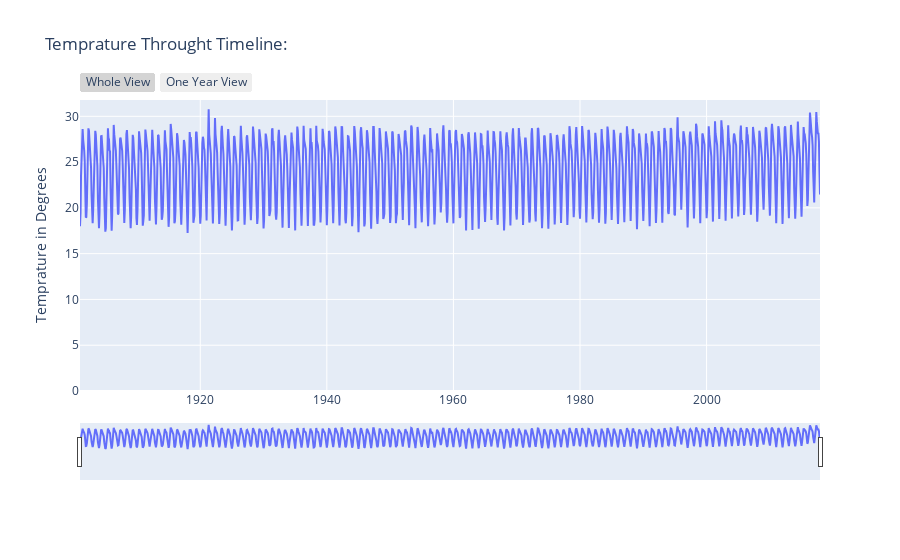

Source (notebook cell):
### Markdown cell above
## Temparature Through Time

### Code cell
df1.columns=['Year', 'Month', 'Temprature', 'Date']
df1.sort_values(by='Date', inplace=True) ## To get the time series right. is used to sort the rows of a pandas DataFrame called df1 in ascending order based on the values in the 'Date' column.
#by: This specifies the column or list of columns by which the DataFrame should be sorted.
#inplace: This specifies whether to modify the DataFrame in place or return a new sorted DataFrame. If True, the original DataFrame will be modified. If False (default), a new sorted DataFrame will be returned and the original DataFrame will remain unchanged.
fig = go.Figure(layout = go.Layout(yaxis=dict(range=[0, df1['Temprature'].max()+1])))#creates a new Plotly figure object fig with a specified layout.
#The go.Layout function is used to define the layout properties of the figure. In this case, the yaxis property is set to a dictionary with the range key, which specifies the range of values to be displayed on the y-axis. The y-axis range is set to start from 0 and end at the maximum value of the 'Temperature' column in the DataFrame df1, plus 1.
fig.add_trace(go.Scatter(x=df1['Date'], y=df1['Temprature']), )#is used to add a trace to the Plotly figure object fig.
#The x argument is set to the values in the 'Date' column of df1, while the y argument is set to the values in the 'Temperature' column of df1.The add_trace method is used to add the go.Scatter trace to the fig object. The add_trace method takes the trace object as its argument.
fig.update_layout(title='Temprature Throught Timeline:',
                 xaxis_title='Time', yaxis_title='Temprature in Degrees')
##The update_layout method is used to modify the layout properties of the figure. In this case, the method is used to set the titles
##The update_layout method takes several arguments that can be used to modify various aspects of the plot layout, such as fonts, colors, margins, and annotations.
fig.update_layout(xaxis=go.layout.XAxis(
    rangeselector=dict(
        buttons=list([dict(label="Whole View", step="all"),
                      dict(count=1,label="One Year View",step="year",stepmode="todate")                      
                     ])),
        rangeslider=dict(visible=True),type="date")
)
#This code defines a range selector and range slider for the x-axis of the plot. The range selector allows the user to select a range of dates to display, while the range slider allows the user to zoom in and out of the plot.
fig.show()

### Figure 1 — Plotly figure (JSON) as saved in the notebook; plotly's stock layout.template omitted (floating-point values rounded to 4 significant figures; data arrays with more than 128 entries replaced by an {"elided": "..."} marker saying what was removed)
{"data": [{"type": "scatter", "x": {"elided": "1404 str values"}, "y": {"elided": "1404 float values"}}], "layout": {"title": {"text": "Temprature Throught Timeline:"}, "xaxis": {"rangeselector": {"buttons": [{"label": "Whole View", "step": "all"}, {"count": 1, "label": "One Year View", "step": "year", "stepmode": "todate"}]}, "rangeslider": {"visible": true}, "type": "date"}, "yaxis": {"range": [0, 31.78], "title": {"text": "Temprature in Degrees"}}}}
